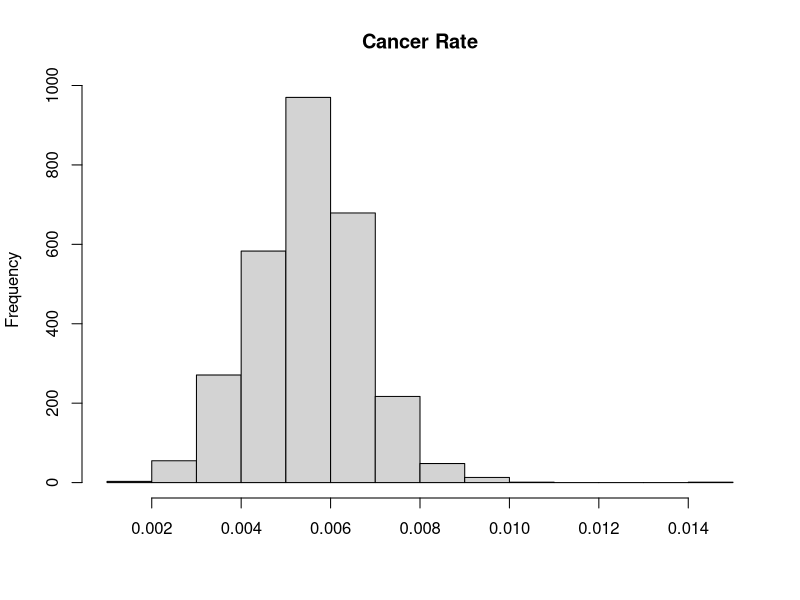
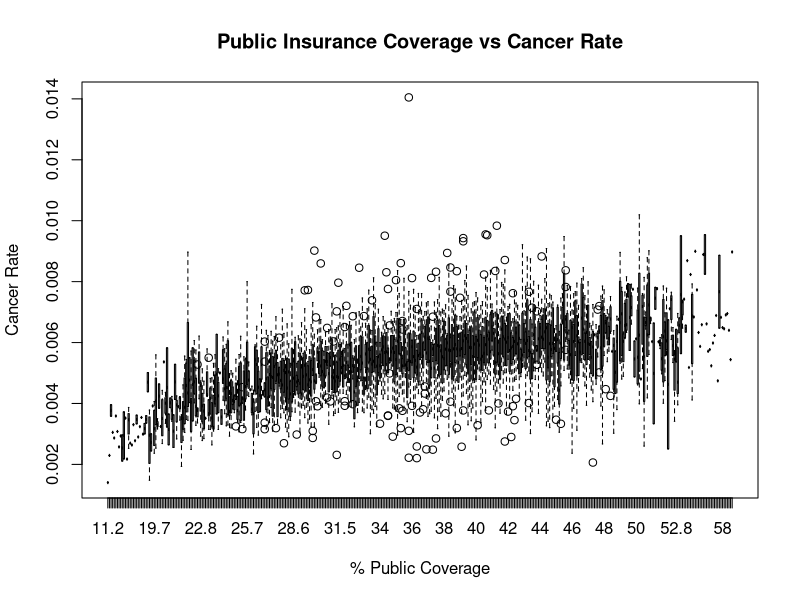
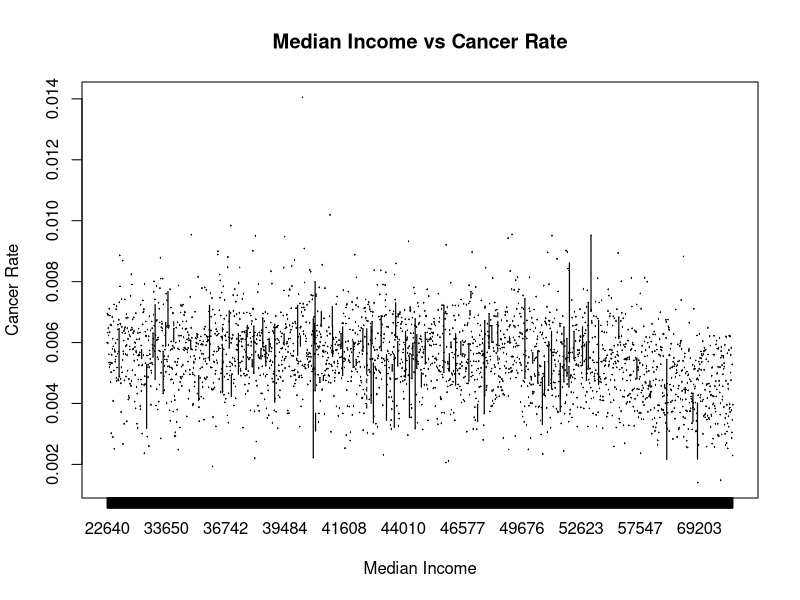
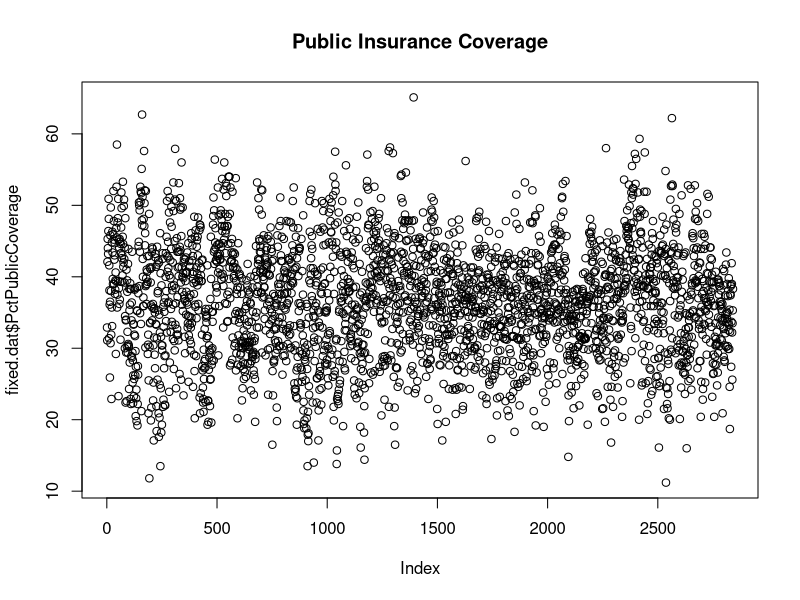
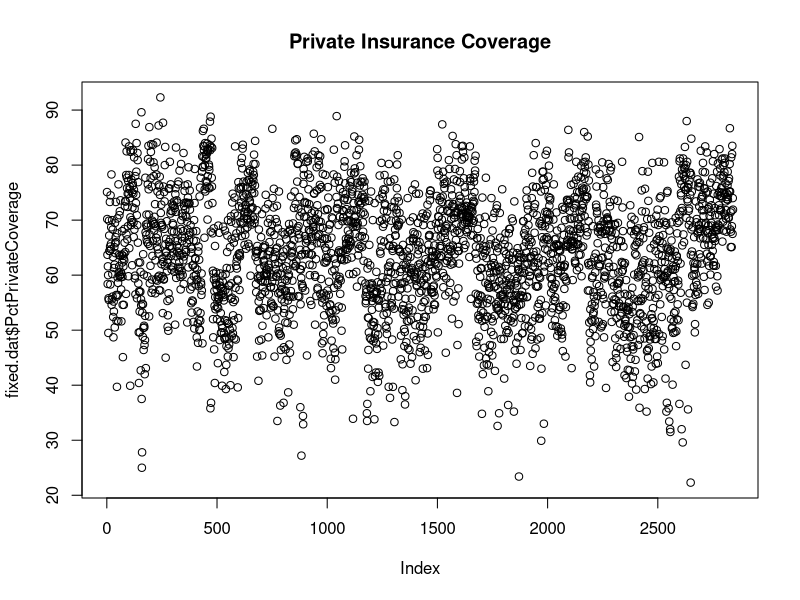
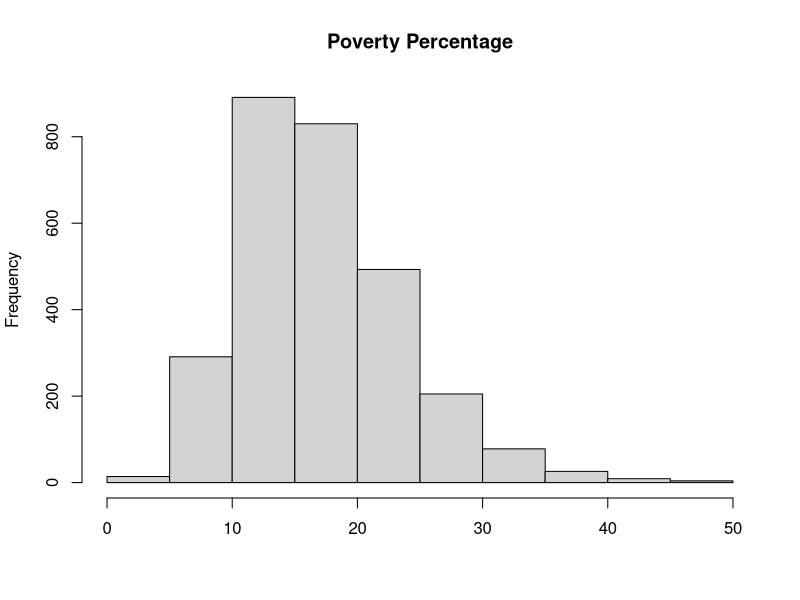
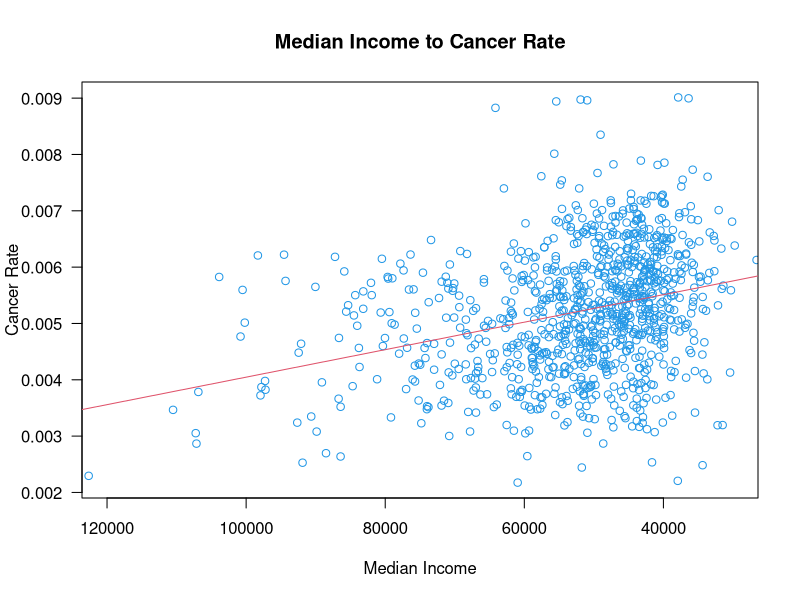
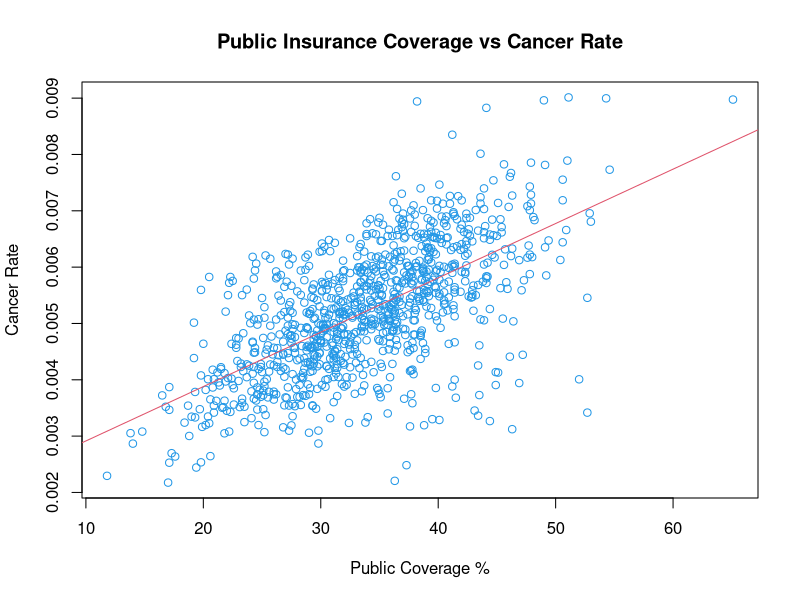

Recreate these plots in R, in order.
## ---- chunk 1
knitr::opts_chunk$set(echo = TRUE)
library(car)
library(corrplot)
## ---- chunk 2
canc.dat <- read.csv('cancer.csv', header = TRUE)
## ---- chunk 3
summary(canc.dat)
## ---- chunk 4
names(canc.dat)
## ---- chunk 5
nrow(canc.dat)
## ---- chunk 6
length(unique(canc.dat$Geography)) == nrow(canc.dat)
## ---- chunk 7
canc.dat[canc.dat$avgAnnCount > canc.dat$popEst2015, c('X', 'avgAnnCount')]
## ---- chunk 8
fixed.dat <- subset(canc.dat, avgAnnCount != canc.dat$avgAnnCount[116])
nrow(fixed.dat)
## ---- chunk 9
fixed.dat = subset(fixed.dat, select = -c(PctSomeCol18_24))
names(fixed.dat)
## ---- chunk 10
age.outliers = fixed.dat$MedianAge > 100
fixed.dat$MedianAge[age.outliers] = fixed.dat$MedianAge[age.outliers] / 12
# Sanity check
summary(fixed.dat$MedianAge, fixed.dat$MedianAgeFemale, fixed.dat$MedianAgeMale)
## ---- chunk 11
# The percentage of the population that had cancer. This may be flawed, because some people may have been diagnosed twice or more.
fixed.dat$cancerRate = fixed.dat$avgAnnCount / fixed.dat$popEst2015
summary(fixed.dat$cancerRate)
## ---- chunk 12
cor(fixed.dat$avgAnnCount, fixed.dat$popEst2015)
## ---- chunk 13
# The percentage of each population that died.
fixed.dat$realDeathRate = fixed.dat$deathRate / 100000
summary(fixed.dat$realDeathRate)
## ---- chunk 14
# The ratio of deaths (of any kind) to cancer incidents
fixed.dat$deathToCancerRate = fixed.dat$realDeathRate / fixed.dat$cancerRate
summary(fixed.dat$deathToCancerRate)
## ---- chunk 15
cor(fixed.dat[ , c("cancerRate","PctPrivateCoverage","PctPublicCoverage","povertyPercent", "medIncome")], use = "complete.obs")
## ---- chunk 16
hist(fixed.dat$cancerRate, main = "Cancer Rate", xlab = NULL)
## ---- chunk 17
boxplot(fixed.dat$cancerRate ~ fixed.dat$PctPublicCoverage,
        main = "Public Insurance Coverage vs Cancer Rate",
        xlab = "% Public Coverage",
        ylab = "Cancer Rate")
## ---- chunk 18
boxplot(fixed.dat$cancerRate ~ fixed.dat$medIncome, main = "Median Income vs Cancer Rate", xlab = "Median Income", ylab = "Cancer Rate")
## ---- chunk 19
plot(fixed.dat$PctPublicCoverage, main = "Public Insurance Coverage")
## ---- chunk 20
plot(fixed.dat$PctPrivateCoverage, main = "Private Insurance Coverage")
## ---- chunk 21
hist(fixed.dat$povertyPercent, breaks = 10, xlab = NULL, main = "Poverty Percentage")
## ---- chunk 22
summary(fixed.dat$avgAnnCount)
## ---- chunk 23
highInc.dat = fixed.dat[fixed.dat$avgAnnCount > 250,c("avgAnnCount", "cancerRate", "Geography", "medIncome", "PctPublicCoverage", "PctPrivateCoverage", "povertyPercent", "AvgHouseholdSize", "deathToCancerRate")]
nrow(highInc.dat)
## ---- chunk 24
plot(highInc.dat$cancerRate ~ highInc.dat$medIncome,
     main = "Median Income to Cancer Rate",
     xlab = "Median Income",
     ylab = "Cancer Rate",
     las = 1,
     xlim = c(120000, 30000),
     col = 4)
abline(lm(highInc.dat$cancerRate ~ highInc.dat$medIncome), col = 2)
## ---- chunk 25
plot(highInc.dat$cancerRate ~ highInc.dat$PctPublicCoverage,
     main = "Public Insurance Coverage vs Cancer Rate",
     xlab = "Public Coverage %",
     ylab = "Cancer Rate",
     col = 4)
abline(lm(highInc.dat$cancerRate ~ highInc.dat$PctPublicCoverage), col = 2)
## ---- chunk 26
plot(highInc.dat$cancerRate ~ highInc.dat$PctPrivateCoverage,
     main = "Private Insurance Coverage vs Cancer Rate",
     xlab = "Private Coverage %",
     ylab = "Cancer Rate",
     col = 4)
abline(lm(highInc.dat$cancerRate ~ highInc.dat$PctPrivateCoverage), col = 2)
## ---- chunk 27
plot(highInc.dat$cancerRate ~ highInc.dat$povertyPercent,
     main = "Poverty to Cancer Rate",
     xlab = "Poverty %",
     ylab = "Cancer Rate",
     col = 4)
abline(lm(highInc.dat$cancerRate ~ highInc.dat$povertyPercent), col = 2)
## ---- chunk 28
plot(highInc.dat$deathToCancerRate ~ highInc.dat$medIncome,
     main = "Median Income to Cancer to Death Rate",
     xlab = "Median Income",
     ylab = "Cancer to Death Rate",
     las = 1,
     xlim = c(120000, 30000),
     col = 4)
abline(lm(highInc.dat$deathToCancerRate ~ highInc.dat$medIncome), col = 2)
## ---- chunk 29
plot(highInc.dat$deathToCancerRate ~ highInc.dat$PctPublicCoverage,
     main = "Public Insurance Coverage vs Cancer to Death Rate",
     xlab = "Public Coverage %",
     ylab = "Cancer to Death Rate",
     col = 4)
abline(lm(highInc.dat$deathToCancerRate ~ highInc.dat$PctPublicCoverage), col = 2)
## ---- chunk 30
nrow(subset(fixed.dat,avgAnnCount>popEst2015))
## ---- chunk 31
length(fixed.dat$binnedInc)
## ---- chunk 32
numeric_columns <- sapply(fixed.dat, is.numeric)
data_to_plot <- names(fixed.dat[,numeric_columns])
for (var in data_to_plot)
{
  hist(fixed.dat[ , var],main=var)
}
## ---- chunk 33
fixed.dat$No_insurance<-100-(fixed.dat$PctPrivateCoverage+fixed.dat$PctPublicCoverage)
## ---- chunk 34
nrow(subset(fixed.dat, (100-fixed.dat$PctWhite + fixed.dat$PctBlack + fixed.dat$PctAsian + fixed.dat$OtherRate)<0))
## ---- chunk 35
numeric_cols<-sapply(fixed.dat, is.numeric)
coeff<-round(corr_coeff<-cor(fixed.dat[,numeric_cols],use="pairwise.complete.obs"),3)
corrplot(coeff)
## ---- chunk 36
fixed.dat$chosen_field<-fixed.dat$deathToCancerRate
library(car)
scatterplotMatrix(~ fixed.dat$chosen_field + fixed.dat$PctWhite + fixed.dat$PctBlack + fixed.dat$PctAsian + fixed.dat$PctOther)
plot(fixed.dat$PctWhite,fixed.dat$chosen_field,main="CancerDeathRate by PctWhite")
fixed.dat$Atleast_40pct_White<-1
fixed.dat$Atleast_40pct_White[fixed.dat$PctWhite<40]<-0
aggregate(fixed.dat$chosen_field,list(fixed.dat$Atleast_40pct_White),mean)
## ---- chunk 37
edu_fields<-c("PctBachDeg25_Over","PctNoHS18_24","PctNoHS18_24","PctHS18_24","PctBachDeg18_24","PctHS25_Over")
scatterplotMatrix(~ chosen_field + PctBachDeg25_Over + PctNoHS18_24 + PctHS18_24 + PctBachDeg18_24 + PctHS25_Over  , data = fixed.dat)
round(cor(fixed.dat$chosen_field,fixed.dat[,edu_fields],use="pairwise.complete.obs"),3)
## ---- chunk 38
# Look for outliers
boxplot(fixed.dat$AvgHouseholdSize)
## ---- chunk 39
household.dat <- subset(fixed.dat, AvgHouseholdSize >= 1)
boxplot(household.dat$AvgHouseholdSize)
## ---- chunk 40
scatterplotMatrix(~ cancerRate + deathToCancerRate + AvgHouseholdSize,
                  data = household.dat)
## ---- chunk 41
cor(household.dat$cancerRate, household.dat$AvgHouseholdSize)
## ---- chunk 42
cor(household.dat$deathToCancerRate, household.dat$AvgHouseholdSize)
## ---- chunk 43
scatterplotMatrix(~ AvgHouseholdSize + MedianAge, data = household.dat)
## ---- chunk 44
cor(household.dat$AvgHouseholdSize, household.dat$MedianAge)
## ---- chunk 45
scatterplotMatrix(~ cancerRate + deathToCancerRate + PercentMarried, data = fixed.dat)
## ---- chunk 46
cor(fixed.dat$cancerRate, fixed.dat$PercentMarried)
## ---- chunk 47
cor(fixed.dat$deathToCancerRate, fixed.dat$PercentMarried)
## ---- chunk 48
scatterplotMatrix(~ deathToCancerRate + PercentMarried + MedianAge, data = fixed.dat)
## ---- chunk 49
cor(fixed.dat$PercentMarried, fixed.dat$MedianAge)
